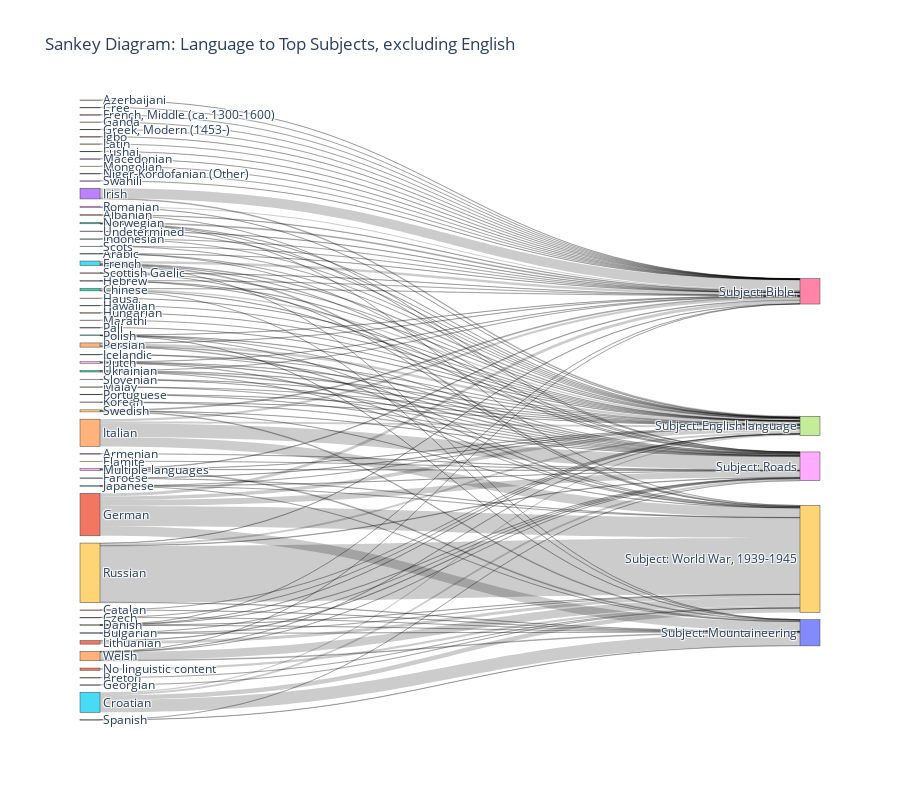

Here is the notebook cell this chart was saved with:
### Code cell
# 5. Sankey Diagram: Flow from Type to Top Subjects (Aggregated)
import plotly.graph_objects as go
from collections import Counter

# Aggregate top 5 subjects across all types
top_subjects_all = Counter()
for lang, data in type_results.items():
    if lang != 'English':
        top_subjects_all.update(data['frequency_counts'].index.tolist()[:5])

print(top_subjects_all.most_common(5))
top_subjects_list = [s for s, _ in top_subjects_all.most_common(5)]

sources, targets, values = [], [], []
for lang, data in type_results.items():
    if lang != 'English':
        for subj in top_subjects_list:
            count = data['frequency_counts'].get(subj, 0)
            if count > 0:
                sources.append(lang)
                targets.append(subj)
            values.append(count)

# Create label list: types first, then subjects (with names)
type_labels = sorted(set(sources))
subject_labels = [f"Subject: {s}" for s in top_subjects_list]
all_labels = type_labels + subject_labels

# Map sources and targets to their indices in all_labels
source_idx = [all_labels.index(s) for s in sources]
target_idx = [all_labels.index(f"Subject: {t}") for t in targets]

fig = go.Figure(data=[go.Sankey(
    node=dict(label=all_labels, pad=20, thickness=20),
    link=dict(source=source_idx, target=target_idx, value=values)
    )])
fig.update_layout(
    title_text="Sankey Diagram: Type to Top Subjects, excluding English",
    font_size=12,
    height=800  # Make the diagram taller
    )
fig.show()

### Figure 1 — Plotly figure (JSON) as saved in the notebook; plotly's stock layout.template omitted (floating-point values rounded to 4 significant figures; data arrays with more than 128 entries replaced by an {"elided": "..."} marker saying what was removed)
{"data": [{"link": {"source": {"elided": "205 int values"}, "target": {"elided": "205 int values"}, "value": {"elided": "1740 int values"}}, "node": {"label": [" ", "Albanian", "Arabic", "Armenian", "Azerbaijani", "Basa", "Basque", "Belarusian", "Bengali", "Breton", "Bulgarian", "Catalan", "Chinese", "Cornish", "Cree", "Croatian", "Czech", "Danish", "Dutch", "Elamite", "English, Middle (1100-1500)", "English, Old (ca. 450-1100)", "Ethiopic", "Faroese", "Finnish", "French", "French, Middle (ca. 1300-1600)", "Frisian", "Galician", "Ganda", "Georgian", "German", "German, Middle High (ca. 1050-1500)", "Greek, Ancient (to 1453)", "Greek, Modern (1453-)", "Gujarati", "Hausa", "Hawaiian", "Hebrew", "Hungarian", "Icelandic", "Igbo", "Indonesian", "Irish", "Italian", "Japanese", "Javanese", "Kara-Kalpak", "Korean", "Latin", "Latvian", "Lithuanian", "Lushai", "Macedonian", "Malay", "Maltese", "Marathi", "Mongolian", "Multiple languages", "Nepali", "Niger-Kordofanian (Other)", "No linguistic content", "Norwegian", "Pali", "Persian", "Polish", "Portuguese", "Romance (Other)", "Romanian", "Russian", "Scots", "Scottish Gaelic", "Serbian", "Sinhalese", "Sino-Tibetan (Other)", "Slovak", "Slovenian", "Spanish", "Swahili", "Swedish", "Thai", "Turkish", "Ukrainian", "Undetermined", "Welsh", "Yoruba", "Subject: Bible.", "Subject: English language", "Subject: Roads", "Subject: World War, 1939-1945", "Subject: Mountaineering"], "pad": 20, "thickness": 20}, "type": "sankey"}], "layout": {"font": {"size": 12}, "height": 800, "title": {"text": "Sankey Diagram: Language to Top Subjects, excluding English"}}}
